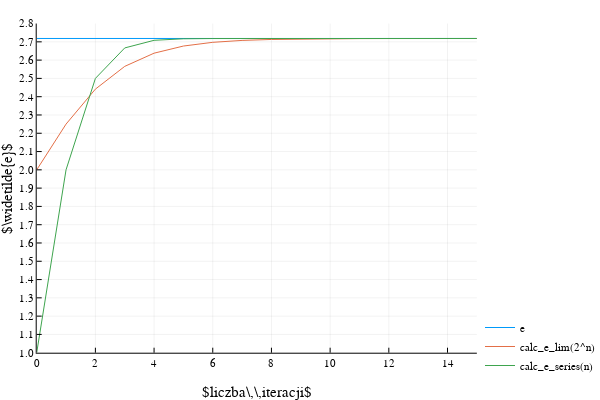

Here is the notebook cell this chart was saved with:
### Markdown cell above
Porównanie obu metod według ilości iteracji, zakładając, że potęgowanie w Julii ma złożoność O(logn)

### Code cell
plot(
    0:15, 
    xticks=0:2:15, 
    yticks=1.0:0.1:3.0, 
    xlims=(0, 15),
    ylims=(1.0, 2.8),
    [
        map(x -> BigFloat(MathConstants.e), 0:15),
        map(x -> calc_e_lim(2^BigFloat(x)), 0:15),
        map(x -> calc_e_series(BigFloat(x)), 0:15)
    ],
    xlabel="\$liczba\\,\\,iteracji\$", 
    ylabel="\$\\widetilde{e}\$", 
    label = ["e" "calc_e_lim(2^n)" "calc_e_series(n)"],
    lw = 1,
    legend = :bottomright
)

### Figure 1 — Plotly figure (JSON) as saved in the notebook; plotly's stock layout.template omitted (floating-point values rounded to 4 significant figures)
{"data": [{"colorbar": {"title": ""}, "hoverinfo": "text", "legendgroup": "e", "line": {"color": "rgba(0, 154, 250, 1.000)", "dash": "solid", "shape": "linear", "width": 1}, "mode": "lines", "name": "e", "showlegend": true, "text": [null, null, null, null, null, null, null, null, null, null, null, null, null, null, null, null], "type": "scatter", "x": [0, 1, 2, 3, 4, 5, 6, 7, 8, 9, 10, 11, 12, 13, 14, 15], "xaxis": "x1", "y": [2.718, 2.718, 2.718, 2.718, 2.718, 2.718, 2.718, 2.718, 2.718, 2.718, 2.718, 2.718, 2.718, 2.718, 2.718, 2.718], "yaxis": "y1", "zmax": 0.1, "zmin": -0.1}, {"colorbar": {"title": ""}, "hoverinfo": "text", "legendgroup": "calc_e_lim(2^n)", "line": {"color": "rgba(227, 111, 71, 1.000)", "dash": "solid", "shape": "linear", "width": 1}, "mode": "lines", "name": "calc_e_lim(2^n)", "showlegend": true, "text": [null, null, null, null, null, null, null, null, null, null, null, null, null, null, null, null], "type": "scatter", "x": [0, 1, 2, 3, 4, 5, 6, 7, 8, 9, 10, 11, 12, 13, 14, 15], "xaxis": "x1", "y": [2, 2.25, 2.441, 2.566, 2.638, 2.677, 2.697, 2.708, 2.713, 2.716, 2.717, 2.718, 2.718, 2.718, 2.718, 2.718], "yaxis": "y1", "zmax": 0.1, "zmin": -0.1}, {"colorbar": {"title": ""}, "hoverinfo": "text", "legendgroup": "calc_e_series(n)", "line": {"color": "rgba(62, 164, 78, 1.000)", "dash": "solid", "shape": "linear", "width": 1}, "mode": "lines", "name": "calc_e_series(n)", "showlegend": true, "text": [null, null, null, null, null, null, null, null, null, null, null, null, null, null, null, null], "type": "scatter", "x": [0, 1, 2, 3, 4, 5, 6, 7, 8, 9, 10, 11, 12, 13, 14, 15], "xaxis": "x1", "y": [1, 2, 2.5, 2.667, 2.708, 2.717, 2.718, 2.718, 2.718, 2.718, 2.718, 2.718, 2.718, 2.718, 2.718, 2.718], "yaxis": "y1", "zmax": 0.1, "zmin": -0.1}], "layout": {"annotations": [], "height": 400, "legend": {"bgcolor": "rgba(255, 255, 255, 1.000)", "bordercolor": "rgba(0, 0, 0, 1.000)", "font": {"color": "rgba(0, 0, 0, 1.000)", "family": "sans-serif", "size": 11}, "tracegroupgap": 0, "x": 1, "y": 0}, "margin": {"b": 20, "l": 0, "r": 0, "t": 20}, "paper_bgcolor": "rgba(255, 255, 255, 1.000)", "plot_bgcolor": "rgba(255, 255, 255, 1.000)", "showlegend": true, "width": 600, "xaxis": {"anchor": "y1", "domain": [0.07647, 0.9934], "gridcolor": "rgba(0, 0, 0, 0.100)", "gridwidth": 0.5, "linecolor": "rgba(0, 0, 0, 1.000)", "mirror": false, "range": [0, 15], "showgrid": true, "showline": true, "showticklabels": true, "tickangle": 0, "tickcolor": "rgb(0, 0, 0)", "tickfont": {"color": "rgba(0, 0, 0, 1.000)", "family": "sans-serif", "size": 11}, "tickmode": "array", "ticks": "inside", "ticktext": ["0", "2", "4", "6", "8", "10", "12", "14"], "tickvals": [0, 2, 4, 6, 8, 10, 12, 14], "title": "$liczba\\,\\,iteracji$", "titlefont": {"color": "rgba(0, 0, 0, 1.000)", "family": "sans-serif", "size": 15}, "type": "-", "visible": true, "zeroline": false, "zerolinecolor": "rgba(0, 0, 0, 1.000)"}, "yaxis": {"anchor": "x1", "domain": [0.07581, 0.9902], "gridcolor": "rgba(0, 0, 0, 0.100)", "gridwidth": 0.5, "linecolor": "rgba(0, 0, 0, 1.000)", "mirror": false, "range": [1, 2.8], "showgrid": true, "showline": true, "showticklabels": true, "tickangle": 0, "tickcolor": "rgb(0, 0, 0)", "tickfont": {"color": "rgba(0, 0, 0, 1.000)", "family": "sans-serif", "size": 11}, "tickmode": "array", "ticks": "inside", "ticktext": ["1.0", "1.1", "1.2", "1.3", "1.4", "1.5", "1.6", "1.7", "1.8", "1.9", "2.0", "2.1", "2.2", "2.3", "2.4", "2.5", "2.6", "2.7", "2.8"], "tickvals": [1, 1.1, 1.2, 1.3, 1.4, 1.5, 1.6, 1.7, 1.8, 1.9, 2, 2.1, 2.2, 2.3, 2.4, 2.5, 2.6, 2.7, 2.8], "title": "$\\widetilde{e}$", "titlefont": {"color": "rgba(0, 0, 0, 1.000)", "family": "sans-serif", "size": 15}, "type": "-", "visible": true, "zeroline": false, "zerolinecolor": "rgba(0, 0, 0, 1.000)"}}}
